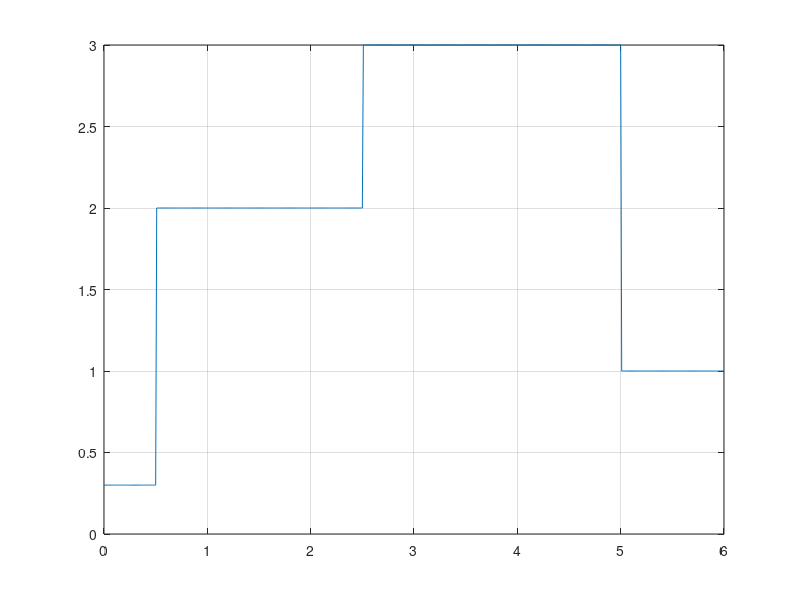

MATLAB code for this plot:

%% Stationary trajectory
t = 0:0.01:6;
ref_z = -1*ones(1,length(t));
ref_T = zeros(1,length(t));

r = [t.', ref_z.', ref_T.'];

save('ref.mat','r')


%% Vertical trajectory

t1 = 0 : 0.01 : 0.5;
t2 = 0.51 : 0.01 : 2.5;
t3 = 2.51 : 0.01 : 5;
t4 = 5.01 : 0.01 : 6;
%%
z1 = -0.3*ones(1,length(t1));
z2 = -2.0*ones(1,length(t2));
z3 = -3.0*ones(1,length(t3));
z4 = -1*ones(1,length(t4));
%%
t = [t1, t2, t3, t4];
ref_z = [ z1, z2, z3, z4];
ref_T = zeros(1,length(t));

figure
plot (t,-ref_z);
grid on
%%
r = [t.', ref_z.', ref_T.'];

save('ref.mat','r')

